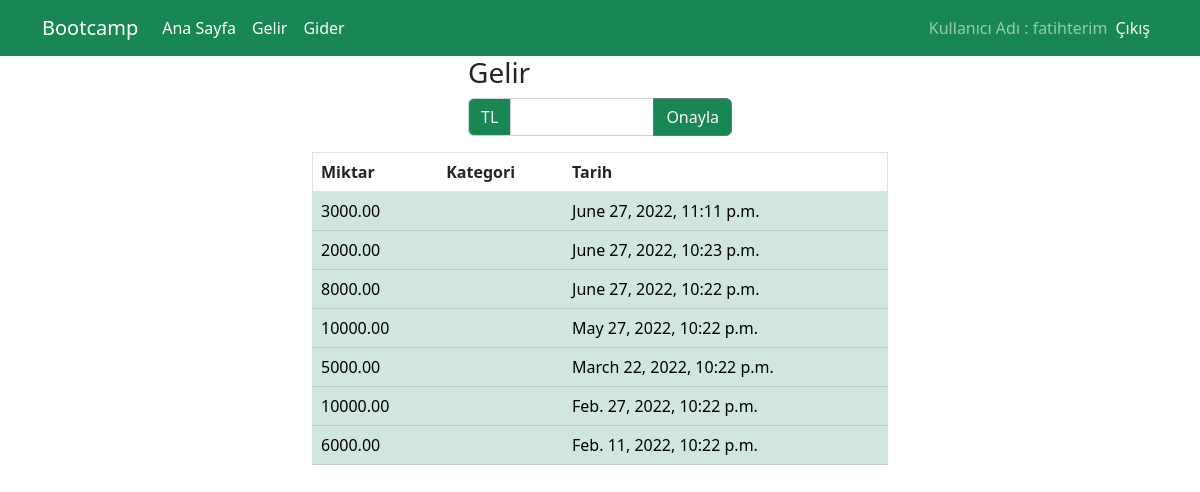
/income/ (signed in), run on the app's committed database.
### sayfayapisi/models.py (models this page shows)
class Transaction(models.Model):
    Type = (("Gelir", "Gelir"),
            ("Gider", "Gider"),
    )
    CategoryChoices = (
        (" ", " "),
        ('Kira', 'Kira'),
        ('Faturalar', 'Faturalar'),
        ('Yemek', 'Yemek'),
        ('Kişisel Harcama', 'Kişisel Harcama'),
        ("Vergi", "Vergi"),
        ('Diğer', 'Diğer'),
    )
    Amount = models.DecimalField(max_digits=20, decimal_places=2)
    Date = models.DateTimeField(default=timezone.now)
    Category = models.CharField(max_length=20, default=" ", choices=CategoryChoices)
    Type = models.CharField(max_length=10, choices=Type)
    Client = models.ForeignKey(User, on_delete=models.CASCADE, null=True)
    class Meta:
        ordering = ('Date',)

### sayfayapisi/views.py (the view)
# urls.py: path('income/', views.income, name='income'),
@login_required(login_url="/login")
def income(request):
    user = request.user
    transaction = Transaction.objects.filter(Client=user)
    context = {
        "transaction": transaction
    }
    return render(request, 'gelir.html', context)

### templates/gelir.html (shortened to what this page needs)
{% extends 'base.html' %}
{% load static %}
{% block content %}
    <div class="w-50 container">
        <form action="add" method="post">
            <div class="w-50 container">
            <h3>Gelir</h3>
            <div class="input-group mb-3">
              <span class="input-group-text bg-success text-light">TL</span>
              <input type="text" name="Amount" class="form-control" aria-label="Amount (to the nearest dollar)">
                <button class="btn bg-success text-light btn-outline-secondary" type="submit" id="button-addon2">Onayla</button>
        </div>
            </div>
        </form>
        <table class="border table">
          <thead>
            <tr>
              <th scope="col">Miktar</th>
              <th scope="col">Kategori</th>
              <th scope="col">Tarih</th>
            </tr>
          </thead>
          <tbody>
          {% for i in transaction.reverse %}
              {% if i.Type == "Gelir" %}
                <tr class="table-success">
                  <td>{{ i.Amount }}</td>
                  <td>{{ i.Category }}</td>
                  <td>{{ i.Date }}</td>
                </tr>
              {% endif %}
          {% endfor %}
          </tbody>
        </table>
    </div>
{% endblock %}

### templates/part/_menu.html (shortened to what this page needs)
<body>
    <nav class="navbar navbar-expand-xl bg-success navbar-dark">
        <div class="container-xl">
        <a class="navbar-brand">Bootcamp</a>
        <div class="collapse navbar-collapse" id="navbarNav">
            <div class="navbar-nav">
                  <a class="nav-link active" aria-current="page" href="{% url 'index' %}">Ana Sayfa</a>
                  <a class="nav-link text-light" href="{% url 'income' %}">Gelir</a>
                  <a class="nav-link text-light" href="{% url 'expense' %}">Gider</a>
                </div>
                {% if user.is_authenticated %}
                <div class="ms-auto navbar-nav">
                    <span class="navbar-text">Kullanıcı Adı : {{user.username}}</span>
                    <a class="nav-link text-light me-auto" href="/logout">Çıkış</a>
                   </div>
                {% endif %}
        </div>
        </div>
    </nav>

### data on the page
Transaction: Amount "3000.00", Date "June 27, 2022, 11:11 p.m."
Transaction: Amount "2000.00", Date "June 27, 2022, 10:23 p.m."
Transaction: Amount "8000.00", Date "June 27, 2022, 10:22 p.m."
Transaction: Amount "10000.00", Date "May 27, 2022, 10:22 p.m."
Transaction: Amount "5000.00", Date "March 22, 2022, 10:22 p.m."
Transaction: Amount "10000.00", Date "Feb. 27, 2022, 10:22 p.m."
Transaction: Amount "6000.00", Date "Feb. 11, 2022, 10:22 p.m."

### other printed values
{{ user.username }} "fatihterim"
